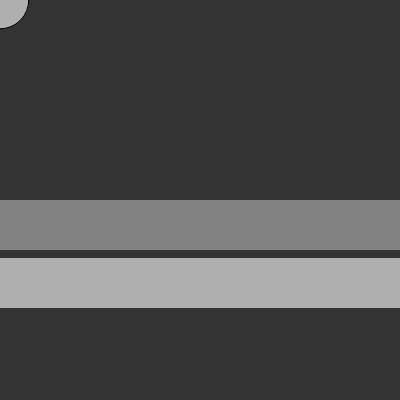
Frame 1 (no input)
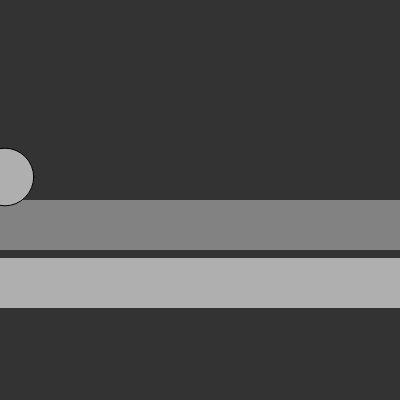
Frame 60 (no input)
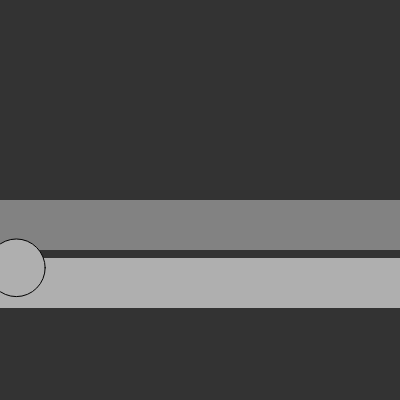
Frame 120 (the mouse pressed at the canvas centre since frame 60)

The p5.js sketch that drew these frames (run headless with seeded random() and noise() and a simulated clock; from frame 60 on, the mouse is pressed at the canvas centre):

// p5.js sketch
// ── sketch.js
var mover = []
var liquid

class Liquid {
    constructor(x_,y_,w_,h_,c_,color) {
        this.x = x_
        this.y = y_
        this.h = h_
        this.w = w_
        this.c = c_
        this.color = color
    }

    display() {
        noStroke()
        fill (this.color)
        rect (this.x,this.y,this.w,this.h)
    }

}

class Mover {
    constructor(m,x,y) {
        this.loc = createVector(x,y)
        this.vel = createVector(0,0)
        this.acc = createVector(0,0)
        this.mass = m
    }

    applyForce(force) {
        let f = p5.Vector.div(force,this.mass)
        this.acc.add(f)
    }

    update() {
        this.vel.add(this.acc)
        this.loc.add(this.vel)
        this.acc.mult(0)
    }

    display() {
        stroke(0)
        fill (175)
        ellipse ( this.loc.x, this.loc.y, this.mass*16, this.mass*16)

    }

    checkEdges () {
        if (this.loc.x > width) {
            this.loc.x = width
            this.vel.x *=-1
        } else if (this.loc.x < 0) {
            this.loc.x =0
            this.vel.x *=-1
        }

        if (this.loc.y > height) {
            this.loc.y = height
            this.vel.y *=-1
        } else if (this.loc.y < 0){
            this.loc.y =0
            this.vel.y *=-1
        }
    }

    isInside(liquid) {
        //return false
        if (this.loc.x > liquid.x && this.loc.x < liquid.x+ liquid.w && this.loc.y > liquid.y && this.loc.y < liquid.y + liquid.h ){

            return true
        } else {
            return false
        } 
    }

    drag(liquid) {
        console.log("drag")
        let speed = this.vel.mag()
        let dragMagnitude = liquid.c * speed * speed

        let drag = this.vel.copy()
        drag.mult(-1)
        drag.normalize()
        drag.mult(dragMagnitude)
        this.applyForce(drag)
    }

}

function setup() {
    createCanvas(400,400)
    liquid = new Liquid(0,height/2,width,height/8,0.01,130)
    liquid2 = new Liquid(0,height/1.55, width, height/8,0.02,175)

    for(let i = 0 ; i <10 ; ++i){
        mover[i] = new Mover(random(0.1,5), 0,0)
    }
    
}

function draw() {
    background(51)

    let wind = createVector(0.01,0)
    //let gravity = createVector(0,0.1)

    liquid.display()
    liquid2.display()

    for (let i =0; i < 1; ++i){
        mover[i].update()
        mover[i].display()

        if(mover[i].isInside(liquid)) {
            mover[i].drag(liquid)
        }

        if(mover[i].isInside(liquid2)) {
            mover[i].drag(liquid2)
        }

        let m = 0.1 * mover[i].mass

        let gravity = createVector(0,m)

        mover[i].applyForce(gravity)
        mover[i].applyForce(wind)

    
        mover[i].checkEdges()
    }


}
